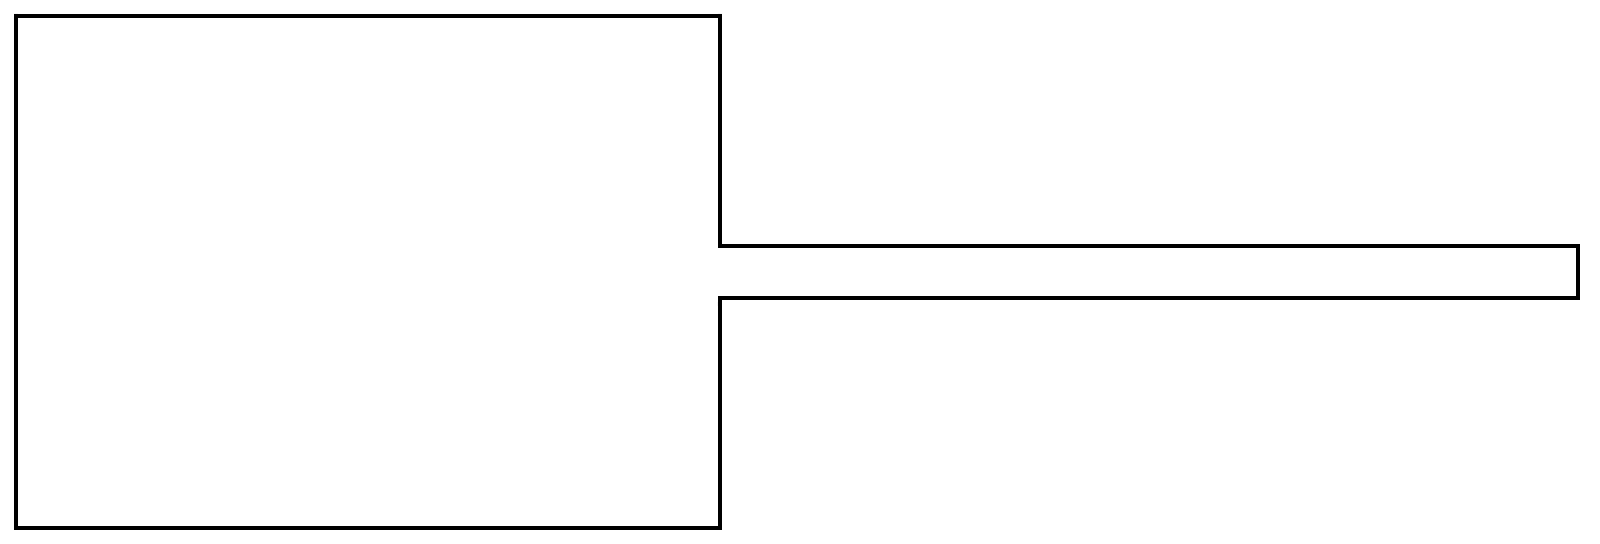

A 2D game scene composited from a Tiled map and its tileset images. What follows is a short description and the map's XML, with each tile layer's data collapsed to a summary:
An orthogonal 50x17 tile map with 32x32 px tiles, 3 tile layers (floor, tables, walls) and 112 objects.

<map version="1.2" tiledversion="1.3.1" orientation="orthogonal" renderorder="right-down" compressionlevel="0" width="50" height="17" tilewidth="32" tileheight="32" infinite="0" nextlayerid="12" nextobjectid="122">
 <editorsettings>
  <export target="../maps/map4.json" format="json" />
 </editorsettings>
 <tileset firstgid="1" name="minimal-tileset" tilewidth="32" tileheight="32" tilecount="99" columns="9">
  <image source="../maps/minimal-tileset.png" width="288" height="352" />
 </tileset>
 <layer id="1" name="floor" width="50" height="17">
  <data>[850 cells, 850 non-empty, 1 distinct tile ids]</data>
 </layer>
 <layer id="2" name="tables" width="50" height="17">
  <data>[850 cells, 0 non-empty, 0 distinct tile ids]</data>
 </layer>
 <layer id="3" name="walls" width="50" height="17">
  <data>[850 cells, 130 non-empty, 13 distinct tile ids]</data>
 </layer>
 <objectgroup id="4" name="navmesh">
  <object id="2" x="18" y="18" width="622" height="508" />
  <object id="4" x="718" y="248" width="18" height="24" />
  <object id="107" x="736" y="248" width="256" height="48" />
  <object id="109" x="992" y="248" width="256" height="48" />
  <object id="110" x="1248" y="248" width="224" height="48" />
  <object id="111" x="1472" y="248" width="104" height="48" />
  <object id="115" x="718" y="272" width="18" height="24" />
  <object id="116" x="640" y="272" width="78" height="30" />
  <object id="117" x="640" y="242" width="78" height="30" />
  <object id="118" x="640" y="302" width="78" height="50" />
  <object id="119" x="640" y="192" width="78" height="50" />
  <object id="120" x="640" y="352" width="78" height="174" />
  <object id="121" x="640" y="18" width="78" height="174" />
 </objectgroup>
 <objectgroup id="5" name="fires" visible="0" />
 <objectgroup id="6" name="physical-walls">
  <object id="5" x="0" y="0" width="718" height="18" />
  <object id="7" x="0" y="526" width="718" height="18" />
  <object id="8" x="718" y="296" width="882" height="248" />
  <object id="10" x="718" y="0" width="882" height="248" />
  <object id="12" x="0" y="18" width="18" height="508" />
  <object id="114" x="1576" y="248" width="24" height="48" />
 </objectgroup>
 <objectgroup id="7" name="despawn-zones">
  <object id="1" x="1472" y="248" width="104" height="48" />
 </objectgroup>
 <objectgroup id="8" name="obstacles" visible="0" />
 <objectgroup id="9" name="doors" visible="0">
  <object id="61" x="1552" y="272">
   <properties>
    <property name="orientationX" type="int" value="-1" />
    <property name="orientationY" type="int" value="0" />
   </properties>
   <point />
  </object>
 </objectgroup>
 <objectgroup id="10" name="dudes" visible="0">
  <object id="13" x="585" y="147">
   <point />
  </object>
  <object id="14" x="482" y="145">
   <point />
  </object>
  <object id="15" x="347" y="139">
   <point />
  </object>
  <object id="16" x="203" y="129">
   <point />
  </object>
  <object id="17" x="99" y="143">
   <point />
  </object>
  <object id="18" x="91" y="289">
   <point />
  </object>
  <object id="19" x="202" y="237">
   <point />
  </object>
  <object id="20" x="147" y="391">
   <point />
  </object>
  <object id="21" x="73" y="458">
   <point />
  </object>
  <object id="22" x="211" y="464">
   <point />
  </object>
  <object id="23" x="265" y="359">
   <point />
  </object>
  <object id="24" x="329" y="453">
   <point />
  </object>
  <object id="25" x="453" y="305">
   <point />
  </object>
  <object id="26" x="497" y="421">
   <point />
  </object>
  <object id="27" x="637" y="425">
   <point />
  </object>
  <object id="28" x="493" y="461">
   <point />
  </object>
  <object id="29" x="422" y="336">
   <point />
  </object>
  <object id="30" x="352" y="239">
   <point />
  </object>
  <object id="31" x="294" y="342">
   <point />
  </object>
  <object id="32" x="255" y="233">
   <point />
  </object>
  <object id="33" x="189" y="293">
   <point />
  </object>
  <object id="34" x="278" y="135">
   <point />
  </object>
  <object id="35" x="263" y="59">
   <point />
  </object>
  <object id="36" x="136" y="65">
   <point />
  </object>
  <object id="37" x="79" y="59">
   <point />
  </object>
  <object id="38" x="101" y="205">
   <point />
  </object>
  <object id="39" x="79" y="350">
   <point />
  </object>
  <object id="40" x="120" y="460">
   <point />
  </object>
  <object id="41" x="213" y="381">
   <point />
  </object>
  <object id="42" x="257" y="280">
   <point />
  </object>
  <object id="43" x="150" y="297">
   <point />
  </object>
  <object id="44" x="153" y="224">
   <point />
  </object>
  <object id="45" x="155" y="127">
   <point />
  </object>
  <object id="46" x="240" y="170">
   <point />
  </object>
  <object id="47" x="363" y="57">
   <point />
  </object>
  <object id="48" x="436" y="201">
   <point />
  </object>
  <object id="49" x="559" y="71">
   <point />
  </object>
  <object id="50" x="536" y="229">
   <point />
  </object>
  <object id="51" x="595" y="462">
   <point />
  </object>
  <object id="52" x="369" y="481">
   <point />
  </object>
  <object id="53" x="398" y="421">
   <point />
  </object>
  <object id="54" x="317" y="381">
   <point />
  </object>
  <object id="55" x="360" y="300">
   <point />
  </object>
  <object id="56" x="432" y="239">
   <point />
  </object>
  <object id="57" x="311" y="165">
   <point />
  </object>
  <object id="58" x="451" y="64">
   <point />
  </object>
  <object id="59" x="406" y="109">
   <point />
  </object>
  <object id="62" x="472" y="352">
   <point />
  </object>
  <object id="63" x="464" y="352">
   <point />
  </object>
  <object id="64" x="448" y="408">
   <point />
  </object>
  <object id="65" x="360" y="360">
   <point />
  </object>
  <object id="66" x="304" y="296">
   <point />
  </object>
  <object id="67" x="304" y="232">
   <point />
  </object>
  <object id="68" x="368" y="176">
   <point />
  </object>
  <object id="69" x="160" y="160">
   <point />
  </object>
  <object id="70" x="168" y="344">
   <point />
  </object>
  <object id="71" x="160" y="440">
   <point />
  </object>
  <object id="72" x="144" y="496">
   <point />
  </object>
  <object id="73" x="224" y="496">
   <point />
  </object>
  <object id="74" x="296" y="488">
   <point />
  </object>
  <object id="75" x="256" y="416">
   <point />
  </object>
  <object id="76" x="200" y="408">
   <point />
  </object>
  <object id="77" x="72" y="384">
   <point />
  </object>
  <object id="78" x="64" y="224">
   <point />
  </object>
  <object id="79" x="64" y="136">
   <point />
  </object>
  <object id="80" x="184" y="72">
   <point />
  </object>
  <object id="81" x="280" y="88">
   <point />
  </object>
  <object id="82" x="344" y="88">
   <point />
  </object>
  <object id="83" x="192" y="176">
   <point />
  </object>
  <object id="84" x="112" y="248">
   <point />
  </object>
  <object id="85" x="112" y="328">
   <point />
  </object>
  <object id="86" x="104" y="400">
   <point />
  </object>
  <object id="87" x="256" y="448">
   <point />
  </object>
  <object id="88" x="352" y="392">
   <point />
  </object>
  <object id="89" x="432" y="456">
   <point />
  </object>
  <object id="90" x="400" y="272">
   <point />
  </object>
  <object id="91" x="400" y="160">
   <point />
  </object>
  <object id="92" x="280" y="168">
   <point />
  </object>
  <object id="93" x="224" y="304">
   <point />
  </object>
  <object id="94" x="504" y="288">
   <point />
  </object>
  <object id="95" x="536" y="384">
   <point />
  </object>
  <object id="96" x="520" y="272">
   <point />
  </object>
  <object id="97" x="472" y="216">
   <point />
  </object>
  <object id="98" x="520" y="160">
   <point />
  </object>
  <object id="99" x="472" y="96">
   <point />
  </object>
  </objectgroup>
 <objectgroup id="11" name="signs" visible="0">
  <!-- 3 objects omitted --></objectgroup>
</map>
<!-- 6 of 112 objects omitted -->
